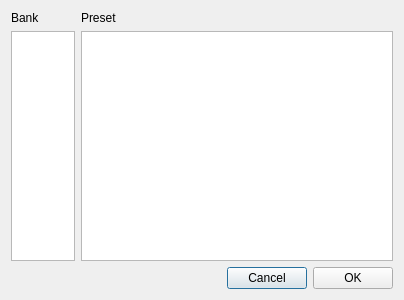
<?xml version="1.0" encoding="UTF-8"?>
<ui version="4.0">
 <class>qmpPresetSelector</class>
 <widget class="QDialog" name="qmpPresetSelector">
  <property name="geometry">
   <rect>
    <x>0</x>
    <y>0</y>
    <width>404</width>
    <height>300</height>
   </rect>
  </property>
  <property name="minimumSize">
   <size>
    <width>404</width>
    <height>300</height>
   </size>
  </property>
  <property name="maximumSize">
   <size>
    <width>404</width>
    <height>300</height>
   </size>
  </property>
  <property name="windowTitle">
   <string>Preset Selection</string>
  </property>
  <layout class="QVBoxLayout" name="verticalLayout_3">
   <item>
    <layout class="QHBoxLayout" name="horizontalLayout_2">
     <item>
      <layout class="QVBoxLayout" name="verticalLayout">
       <item>
        <widget class="QLabel" name="lbBnk">
         <property name="text">
          <string>Bank</string>
         </property>
        </widget>
       </item>
       <item>
        <widget class="QListWidget" name="lwBankSelect">
         <property name="sizePolicy">
          <sizepolicy hsizetype="Preferred" vsizetype="Expanding">
           <horstretch>0</horstretch>
           <verstretch>0</verstretch>
          </sizepolicy>
         </property>
         <property name="maximumSize">
          <size>
           <width>64</width>
           <height>16777215</height>
          </size>
         </property>
        </widget>
       </item>
      </layout>
     </item>
     <item>
      <layout class="QVBoxLayout" name="verticalLayout_2">
       <item>
        <widget class="QLabel" name="lbPst">
         <property name="text">
          <string>Preset</string>
         </property>
        </widget>
       </item>
       <item>
        <widget class="QListWidget" name="lwPresetSelect"/>
       </item>
      </layout>
     </item>
    </layout>
   </item>
   <item>
    <layout class="QHBoxLayout" name="horizontalLayout">
     <item>
      <spacer name="horizontalSpacer">
       <property name="orientation">
        <enum>Qt::Horizontal</enum>
       </property>
       <property name="sizeHint" stdset="0">
        <size>
         <width>40</width>
         <height>20</height>
        </size>
       </property>
      </spacer>
     </item>
     <item>
      <widget class="QPushButton" name="pbCancel">
       <property name="sizePolicy">
        <sizepolicy hsizetype="Preferred" vsizetype="Fixed">
         <horstretch>0</horstretch>
         <verstretch>0</verstretch>
        </sizepolicy>
       </property>
       <property name="text">
        <string>Cancel</string>
       </property>
      </widget>
     </item>
     <item>
      <widget class="QPushButton" name="pbOk">
       <property name="sizePolicy">
        <sizepolicy hsizetype="Preferred" vsizetype="Fixed">
         <horstretch>0</horstretch>
         <verstretch>0</verstretch>
        </sizepolicy>
       </property>
       <property name="text">
        <string>OK</string>
       </property>
      </widget>
     </item>
    </layout>
   </item>
  </layout>
 </widget>
 <resources/>
 <connections/>
</ui>
